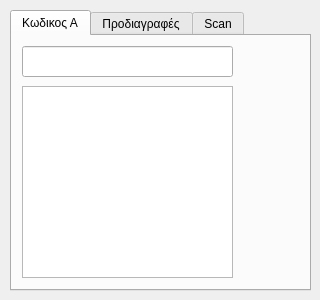
<?xml version="1.0" encoding="UTF-8"?>
<ui version="4.0">
 <class>fortosi_new_1_2Class</class>
 <widget class="QDialog" name="fortosi_new_1_2Class">
  <property name="geometry">
   <rect>
    <x>0</x>
    <y>0</y>
    <width>320</width>
    <height>300</height>
   </rect>
  </property>
  <property name="windowTitle">
   <string>fortosi_new_1_2</string>
  </property>
  <widget class="QTabWidget" name="tabWidget">
   <property name="geometry">
    <rect>
     <x>10</x>
     <y>10</y>
     <width>301</width>
     <height>281</height>
    </rect>
   </property>
   <property name="currentIndex">
    <number>0</number>
   </property>
   <widget class="QWidget" name="tab">
    <attribute name="title">
     <string>Κωδικος Α</string>
    </attribute>
    <widget class="QLineEdit" name="lineEdit_2">
     <property name="geometry">
      <rect>
       <x>10</x>
       <y>10</y>
       <width>211</width>
       <height>31</height>
      </rect>
     </property>
    </widget>
    <widget class="QTableWidget" name="tableWidget_2">
     <property name="geometry">
      <rect>
       <x>10</x>
       <y>50</y>
       <width>211</width>
       <height>192</height>
      </rect>
     </property>
    </widget>
   </widget>
   <widget class="QWidget" name="tab_3">
    <attribute name="title">
     <string>Προδιαγραφές</string>
    </attribute>
   </widget>
   <widget class="QWidget" name="tab_2">
    <attribute name="title">
     <string>Scan</string>
    </attribute>
    <widget class="QLineEdit" name="lineEdit">
     <property name="geometry">
      <rect>
       <x>0</x>
       <y>10</y>
       <width>191</width>
       <height>31</height>
      </rect>
     </property>
    </widget>
    <widget class="QPushButton" name="deleteButton">
     <property name="enabled">
      <bool>false</bool>
     </property>
     <property name="geometry">
      <rect>
       <x>210</x>
       <y>50</y>
       <width>81</width>
       <height>41</height>
      </rect>
     </property>
     <property name="text">
      <string>Διαγραφή 
 Κωδικού</string>
     </property>
    </widget>
    <widget class="QTableWidget" name="tableWidget">
     <property name="geometry">
      <rect>
       <x>0</x>
       <y>50</y>
       <width>201</width>
       <height>192</height>
      </rect>
     </property>
     <attribute name="horizontalHeaderVisible">
      <bool>false</bool>
     </attribute>
     <attribute name="horizontalHeaderVisible">
      <bool>false</bool>
     </attribute>
    </widget>
    <widget class="QPushButton" name="finalButton">
     <property name="enabled">
      <bool>true</bool>
     </property>
     <property name="geometry">
      <rect>
       <x>210</x>
       <y>100</y>
       <width>81</width>
       <height>41</height>
      </rect>
     </property>
     <property name="text">
      <string>Οριστική
Καταχώρηση</string>
     </property>
    </widget>
    <widget class="QPushButton" name="pushTemp">
     <property name="enabled">
      <bool>true</bool>
     </property>
     <property name="geometry">
      <rect>
       <x>210</x>
       <y>150</y>
       <width>81</width>
       <height>41</height>
      </rect>
     </property>
     <property name="text">
      <string>Προσωρινή
Καταχώρηση</string>
     </property>
    </widget>
    <widget class="QPushButton" name="pushExit">
     <property name="enabled">
      <bool>true</bool>
     </property>
     <property name="geometry">
      <rect>
       <x>210</x>
       <y>200</y>
       <width>81</width>
       <height>41</height>
      </rect>
     </property>
     <property name="font">
      <font>
       <family>Times New Roman</family>
       <pointsize>36</pointsize>
       <weight>75</weight>
       <bold>true</bold>
      </font>
     </property>
     <property name="text">
      <string>Χ</string>
     </property>
    </widget>
    <widget class="QLabel" name="labelWeight">
     <property name="geometry">
      <rect>
       <x>210</x>
       <y>14</y>
       <width>81</width>
       <height>31</height>
      </rect>
     </property>
     <property name="font">
      <font>
       <family>AlArabiya</family>
       <pointsize>20</pointsize>
      </font>
     </property>
     <property name="text">
      <string/>
     </property>
    </widget>
   </widget>
  </widget>
 </widget>
 <layoutdefault spacing="6" margin="11"/>
 <resources/>
 <connections/>
</ui>
